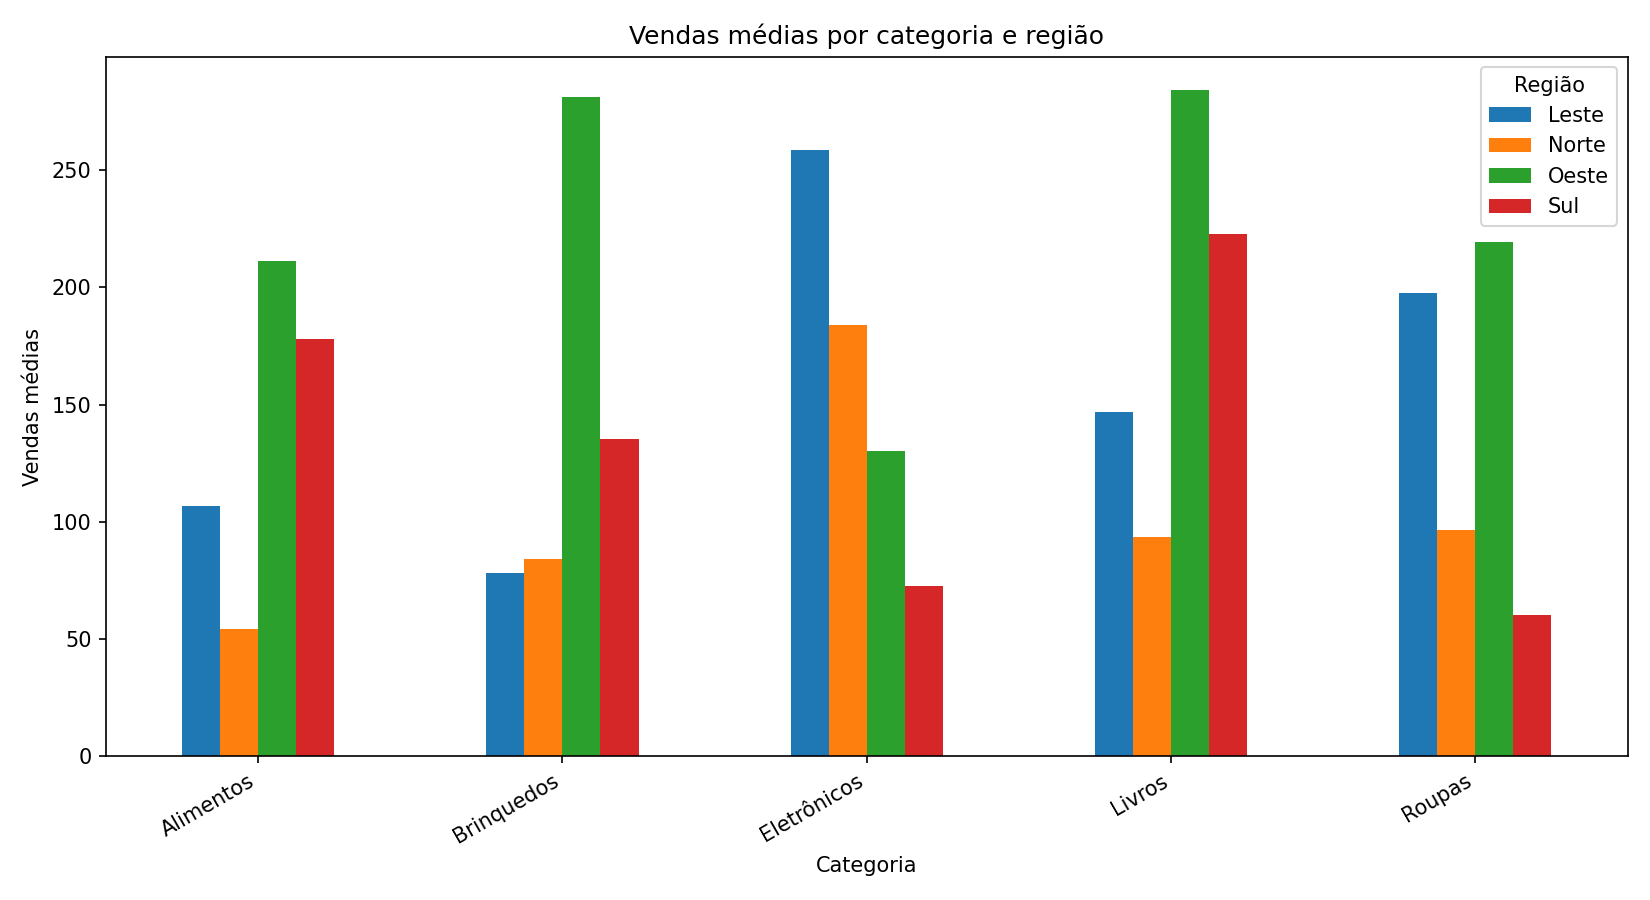

Python code for this plot:
import pandas as pd
import matplotlib.pyplot as plt
from pathlib import Path

ARQUIVO = Path(__file__).resolve().parent / "dados_barras.csv"
df = pd.read_csv(ARQUIVO)

tabela = df.pivot(index="categoria", columns="regiao", values="vendas_medias")
tabela.plot(kind="bar", figsize=(11, 6))
plt.title("Vendas médias por categoria e região")
plt.xlabel("Categoria")
plt.ylabel("Vendas médias")
plt.xticks(rotation=30, ha="right")
plt.legend(title="Região")
plt.tight_layout()
plt.savefig(Path(__file__).resolve().parent / "grafico_barras.png", dpi=150)
plt.close()
